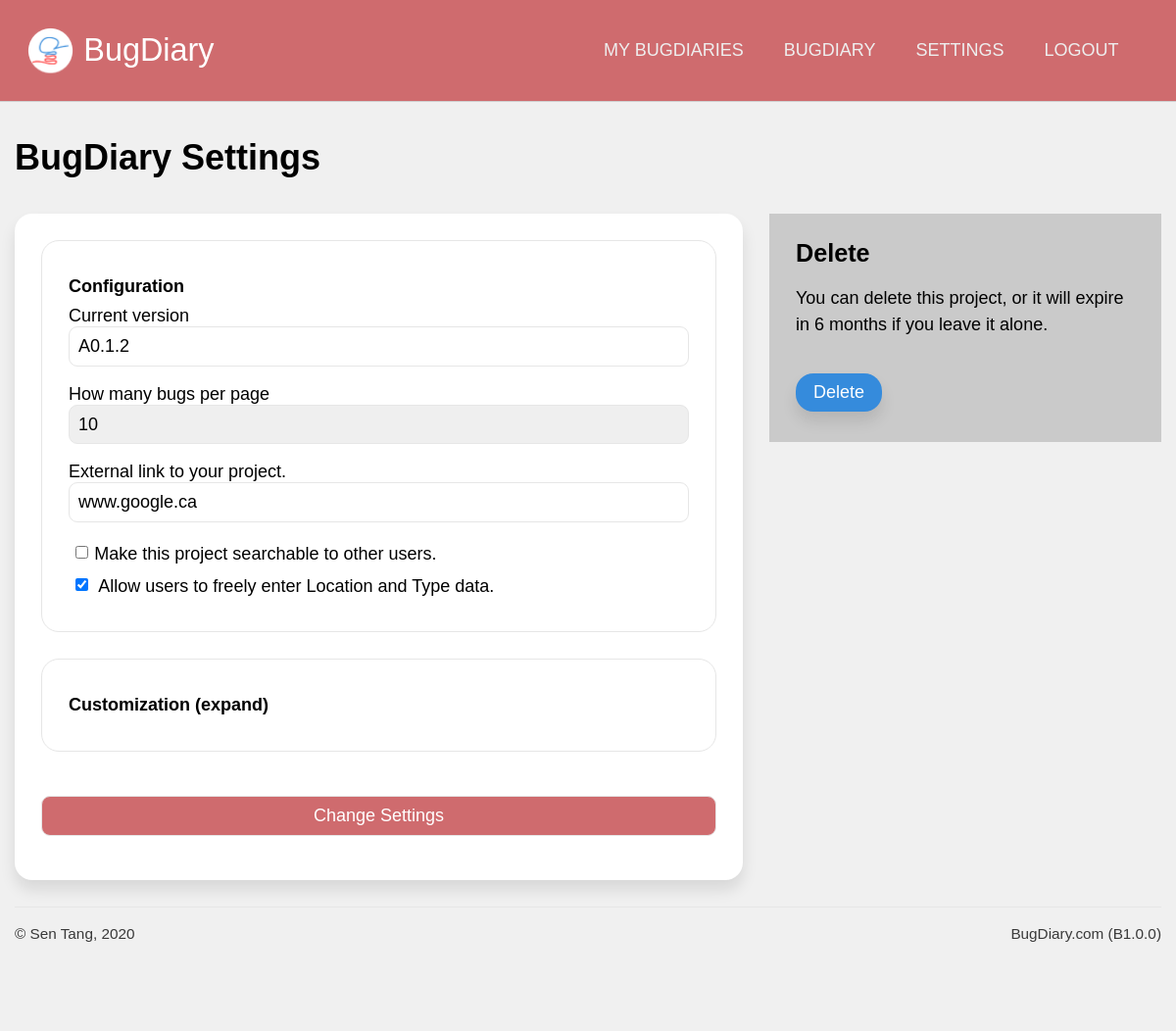
The page /projects/settings/ndryA96L2J7csvoX3ZdnKp (signed in) on the database its author committed.
### application/models.py (models this page shows, shortened)
class Projects(db.Model):
    id  = db.Column(db.Integer, primary_key = True, nullable = False)
    url = db.Column(db.String(22), index = True, unique = True, nullable = False)
    name = db.Column(db.String(100), nullable = False)
    description = db.Column(db.Text, nullable = False)
    creation_date = db.Column(db.DateTime, index = True, nullable = False)
    expiry_date = db.Column(db.DateTime, index = True, nullable = False)
    status = db.Column(db.String(10), nullable = False)
    access_code = db.Column(db.String(50), nullable = True)
    last_activity = db.Column(db.DateTime(), default = dt.datetime.now())
    memo = db.Column(db.String(500), default = "Post a memo here!")
    owner = db.Column(db.Integer, db.ForeignKey('users.id')) #linked
    bugs = db.relationship('Bugs', backref = 'containing_project', cascade = "all,delete")
    locations = db.relationship('Project_bug_locations', backref = 'locations_in', cascade = "all,delete")
    types = db.relationship('Project_bug_types', backref = 'types_in', cascade = "all,delete")
    settings = db.relationship('Project_settings', backref = 'settings_for', cascade = "all,delete", uselist = False)
    blog_posts = db.relationship('Blog_posts', backref= 'post_target', cascade = "all,delete")

class Project_settings(db.Model):
    id = db.Column(db.Integer, primary_key = True)
    ext_url = db.Column(db.String(100), default="")
    current_version = db.Column(db.String(20), index = True, default="v1")
    header_color = db.Column(db.String(7), default="#cf6b6e")
    header_text_color = db.Column(db.String(7), default="#ffffff")
    background_color = db.Column(db.String(7), default="#f0f0f0")
    card_color = db.Column(db.String(7), default="#ffffff")
    aside_color = db.Column(db.String(7), default="#cacaca")
    text_color = db.Column(db.String(7), default="#000000")
    link_color = db.Column(db.String(7), default="#ff3939")
    menu_color = db.Column(db.String(7), default="#a72c30")
    per_page = db.Column(db.Integer, default=10)
    visibility = db.Column(db.Integer, default=1)
    allow_suggestions = db.Column(db.Integer, default=0)
    guest_view = db.Column(db.Integer, default=0)
    project = db.Column(db.Integer, db.ForeignKey('projects.id')) #linked

### application/projects/views.py (the view, shortened to what this page needs)
@projects.route('/settings/<string:project_url>', methods = ['post', 'get'])
@login_required
def settings(project_url):
    target_project = Projects.query.filter_by(url = project_url).first()
    form = settings_form(obj = target_project.settings)
    return render_template('settings.html', form = form, project = target_project)

### application/projects/forms.py
class settings_form(FlaskForm):
    current_version = StringField(label="Current version", validators=[DataRequired("The version number must not be blank.")])
    per_page = per_page = SelectField(
        label="How many bugs per page",
        choices=[
            ('10', '10'),
            ('20', '20'),
            ('30', '30'),
            ('50', '50'),
        ]
    )
    visibility = BooleanField(label="Make this project searchable to other users.")
    allow_suggestions = BooleanField(label="Allow users to freely enter Location and Type data.")
    ext_url = StringField(label="External link to your project.")
    header_color = StringField("Header bar color")
    header_text_color = StringField("Color of text in the header")
    background_color = StringField("Background color")
    card_color = StringField("Card color")
    aside_color = StringField("Sidebar cards color")
    text_color = StringField("Text color")
    link_color = StringField("Link color")
    menu_color = StringField("Mobile menu color")
    submit = SubmitField('Change Settings')

### application/models.py (called while the page is built)
@login_manager.user_loader
def load_user(user_id):
    return Users.query.get(user_id)

### application/projects/templates/projects/settings.html (shortened to what this page needs)
{% extends 'confined.html' %}
{% import 'macros.html' as macros %}
{% block custom_nav %}
{{ macros.project_nav(project) }}
{% endblock %}
{% block main %}
<h1>{{project.name}} Settings</h1>
<div class="main-aside">
    <main>
        <div class="bg-white shadowed rounded block">
            <form method="post" autocomplete="off">
                <div class="lined rounded block">
                    <h5>Configuration</h5>
                    {{ form.current_version.label }}{{ form.current_version }}
                    {{ form.per_page.label }}{{ form.per_page }}
                    {{ form.ext_url.label }}{{ form.ext_url }}
                    {{ form.visibility }}{{ form.visibility.label }} <br>
                    {{ form.allow_suggestions }}
                    {{ form.allow_suggestions.label }}
                </div>
                <div class="lined rounded block">
                    <h5 onclick="toggleElement('custom-options')">Customization (expand)</h5>
                </div>
                {{ form.submit(class_="button-primary") }}
            </form>
        </div>
    </main>
    <aside>
        <div class="sidebar-block bg-gray">
            <h3>Delete</h3>
            <p>
                You can delete this project, or it will expire in 6 months if you leave it alone.
            </p>
            <a href="{{ url_for('projects.delete', project_url = project.url) }}" class="rounded shadowed button-secondary" onclick="return confirm('Are you sure you want to delete this project? This action is irreversible!')">Delete</a>
        </div>
    </aside>
</div>
{% endblock %}

### application/templates/macros.html (shortened to what this page needs)
{% macro project_nav(project) %}
<a href="{{ url_for('users.dashboard') }}">My BugDiaries</a>
<a href="{{ url_for('projects.dashboard', project_url = project.url) }}">{{project.name}}</a>
<a href="{{ url_for('projects.settings', project_url = project.url) }}">Settings</a>
<a href="{{ url_for('users.logout') }}">Logout</a>
{% endmacro %}

### application/static/css/unilay5.css (style rules this page uses)
body { font-size: 18px; font-family: sans-serif; color: #000; margin: 0; padding: 0; background-color: #f0f0f0; }
header nav a, header #navigation a { text-transform: uppercase; display: inline-block; color: #eeeeee; text-decoration: none; padding: 0 1em; font-family: "Trebuchet MS", Helvetica, sans-serif; }
p { line-height: 150%; }
main a.button-secondary, main a.button-primary { padding: 0.5em 1em; text-decoration: none; margin: 1em auto; display: inline-block; text-align: center; }
main a.button-secondary { background-color: #358bdc; color: #fff; }
a:link, a:visited { color: #ff3939; }
h2, h3, h4, h5 { margin: 0.5em 0; }
h1 { color: inherit; font-size: 2em; margin: 1em 0; }
h3 { color: inherit; font-size: 1.4em; }
h5 { color: inherit; font-size: 1em; }
.block { padding: 1.5em; margin-bottom: 1.5em; }
.sidebar-block { padding: 0.75em 1.5em; margin-bottom: 1.5em; }
.aside-main, .main-aside { display: grid; grid-gap: 1.5em; }
.aside-main main, .main-aside main { grid-area: main; }
.aside-main aside, .main-aside aside { grid-area: aside; }
.main-aside { grid-template-areas: "main aside"; grid-template-columns: auto 400px; }
.lined { border: 1px solid #e6e6e6; }
.rounded { border-radius: 1em 1em 1em 1em; -moz-border-radius: 1em 1em 1em 1em; -webkit-border-radius: 1em 1em 1em 1em; }
.shadowed { -webkit-box-shadow: 0px 10px 15px 0px rgba(0, 0, 0, 0.1); -moz-box-shadow: 0px 10px 15px 0px rgba(0, 0, 0, 0.1); box-shadow: 0px 10px 15px 0px rgba(0, 0, 0, 0.1); }
.bg-white { background-color: #fff; }
.bg-gray { background-color: #cacaca; }
form { font-size: 1em; }
input[type=text], input[type=number], input[type=submit], input[type=password], select, textarea, .button-styled { font-size: 1em; padding: 0.5em; -webkit-appearance: none; -moz-appearance: none; appearance: none; width: 100%; border: 1px solid; font-family: inherit; margin-bottom: 1em; border-color: #e6e6e6; -webkit-box-sizing: border-box; -moz-box-sizing: border-box; box-sizing: border-box; border-radius: 0.5em 0.5em 0.5em 0.5em; -moz-border-radius: 0.5em 0.5em 0.5em 0.5em; -webkit-border-radius: 0.5em 0.5em 0.5em 0.5em; }
input[type=submit] { margin-top: 1em; }
input[type=radio], input[type=checkbox] { margin: 0.5em 0.5em 1em 0.5em; }
.button-primary { background-color: #cf6b6e; color: #fff; }
.button-secondary { background-color: #358bdc; color: #fff; }

### rows shown on the page
Projects: name "BUGDIARY", name "BugDiary"
Project_settings: current_version "A0.1.2", per_page "10", ext_url "www.google.ca", allow_suggestions "☑"

### other values the page prints
{{ version }} "B1.0.0"
